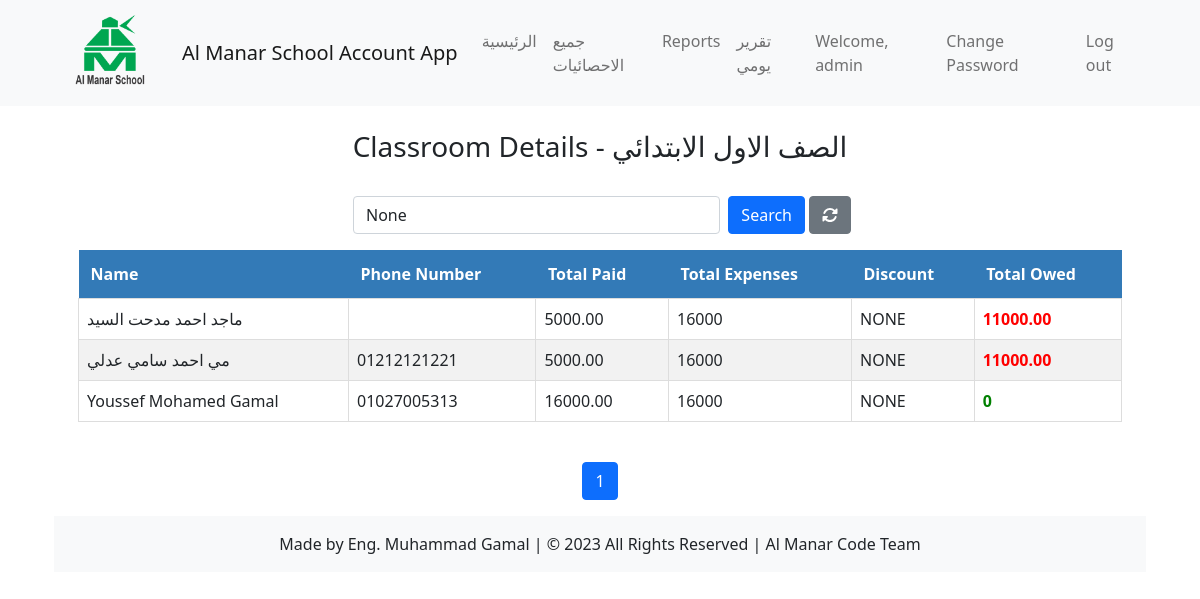
The app's page /students/classroom/6/ (signed in), older data.
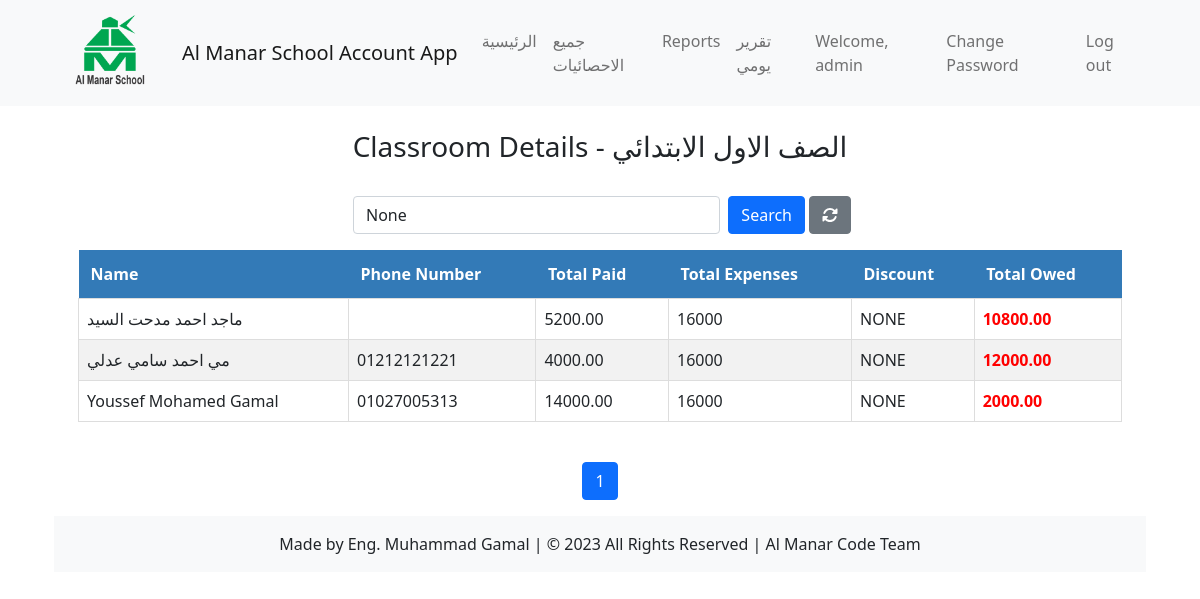
The same page, newer data.
### students/models.py (models this page shows, shortened)
class Student(models.Model):
    GENDER_CHOICES = (
        ('', '---------'),
        ('M', 'Male'),
        ('F', 'Female'),
    )
    DISCOUNT_CHOICES = (
        ('NONE', 'No Discount'),
        ('CHAIRMAN', 'Chairman of the Board Discount'),
        ('VICE_CHAIRMAN', 'Vice Chairman of the Board Discount'),
        ('EMPLOYEE_CHILD', 'Employee Child Discount'),
        ('ARMED_FORCES', 'Armed Forces Discount'),
    )
    name = models.CharField(max_length=50)
    national_number = models.IntegerField(unique=True)
    age = models.IntegerField()
    gender = models.CharField(max_length=1, choices=GENDER_CHOICES)
    date_of_birth = models.DateField()
    academic_year = models.ForeignKey(AcademicYear, on_delete=models.CASCADE, default=timezone.now, null=True, blank=True)
    classroom = models.ManyToManyField(Classroom)
    total_payments = models.DecimalField(max_digits=8, decimal_places=2, default=0, null=True, blank=True)
    total_owed = models.DecimalField(max_digits=8, decimal_places=2, default=0, null=True, blank=True)
    phone_number = models.CharField(max_length=20, default='')
    discount = models.CharField(max_length=20, choices=DISCOUNT_CHOICES, default='NONE')
    def get_discounted_amount(self):
        if self.discount == 'CHAIRMAN':
            return 5000  # Deduct L.E 5000 for Chairman discount
        elif self.discount == 'VICE_CHAIRMAN':
            return 3000  # Deduct L.E 3000 for Vice Chairman discount
        elif self.discount == 'EMPLOYEE_CHILD':
            return 4000  # Deduct L.E 4000 for Employee Child discount
        elif self.discount == 'ARMED_FORCES':
            return 2000  # Deduct L.E 2000 for Armed Forces discount
        else:
            return 0

### students/views.py (the view)
# urls.py: path('classroom/<int:classroom_id>/', views.classroom_details, name='classroom_details'),
@never_cache
@login_required
def classroom_details(request, classroom_id):
    classroom = Classroom.objects.get(id=classroom_id)
    expenses = Expense.objects.filter(classroom=classroom)
    total_expenses = expenses.aggregate(total_expenses=Sum('amount'))['total_expenses'] or Decimal(0)
    search_query = request.GET.get('search')
    students = classroom.student_set.all()
    if search_query:
        students = students.filter(Q(name__icontains=search_query) | Q(national_number__icontains=search_query))
    if request.method == 'POST':
        total_owed = request.POST.get('is_paid')
        if total_owed == 'paid':
            students = students.filter(total_owed=Decimal(0))
        elif total_owed == 'unpaid':
            students = students.filter(total_owed__gt=Decimal(0))
    for student in students:
        total_paid = student.total_payments or Decimal(0)
        discount = student.get_discounted_amount()
        student.total_owed = total_expenses - total_paid - discount
        student.is_paid = True if student.total_owed == Decimal(0) else False
    is_paid = request.GET.get('is_paid')
    if is_paid == '0':
        students = students.filter(total_owed__gt=Decimal(0))
    elif is_paid == '1':
        students = students.filter(total_owed=Decimal(0))
    paginator = Paginator(students, 10)
    page_number = request.GET.get('page')
    page_obj = paginator.get_page(page_number)
    context = {
        'classroom': classroom,
        'page_obj': page_obj,
        'search_query': search_query,
        'total_expenses': total_expenses,
        'is_paid': is_paid,
    }
    return render(request, 'students/classroom_details.html', context)

### students/templates/students/classroom_details.html (shortened to what this page needs)
{% extends 'students/base/administration_navbar.html' %}
{% block content %}
  <h3  class="text-center" >Classroom Details - {{ classroom.name }}</h3>
    <br>
  <div class="container">
    <div class="row mb-3 ">
      <div class="col-md-6 mx-auto">
        <form method="GET" action="{% url 'students:classroom_details' classroom.id %}" class="d-flex">
          <input type="text" name="search" class="form-control me-2" placeholder="Search students" value="{{ search_query }}">
          <button type="submit" class="btn btn-primary">Search</button>
          <a href="{% url 'students:classroom_details' classroom.id  %}" class="btn btn-secondary ms-1" title="Refresh">
            <i class="fas fa-sync-alt"></i>
            </a>
        </form>
      </div>
    </div>
  <div id="printable-table">
    <table>
      <thead>
        <tr>
          <th>Name</th>
          <th>Phone Number</th>
          <th>Total Paid</th>
          <th>Total Expenses</th>
          <th>Discount</th>
          <th>Total Owed</th>
        </tr>
      </thead>
      <tbody>
        {% for student in page_obj %}
          <tr>
            <td>{{ student.name }}</td>
            <td>{{ student.phone_number }}</td>
            <td>{{ student.total_payments }}</td>
            <td>{{ total_expenses }}</td>
            <td>{{ student.discount }}</td>
            <td>
              <strong style="color: {% if student.total_owed > 0 %}red{% elif student.total_owed < 0 %}green{% else %}green{% endif %}">
                {% if student.total_owed > 0 %}
                  {{ student.total_owed }}
                {% elif student.total_owed < 0 %}
                  Paid over
                  {{ student.total_owed }}
                {% else %}
                  0
                {% endif %}
              </strong>
            </td>
          </tr>
        {% empty %}
          <tr>
            <td colspan="6">No students found.</td>
          </tr>
        {% endfor %}
      </tbody>
    </table>
    <br>
    <nav aria-label="Page navigation">
      <ul class="pagination justify-content-center">
        <li class="page-item active" aria-current="page">
          <span class="page-link">{{ page_obj.number }}</span>
        </li>
      </ul>
    </nav>
  </div>
{% endblock %}

Row changes from the older to the newer data that the page shows:
changed Student "ماجد احمد مدحت السيد": total_payments "5000.00" → "5200.00"; total_owed "11000.00" → "10800.00"
changed Student "مي احمد سامي عدلي": total_payments "5000.00" → "4000.00"; total_owed "11000.00" → "12000.00"
changed Student "Youssef Mohamed Gamal": total_payments "16000.00" → "14000.00"; total_owed (not shown) → "2000.00"; no longer shows "0"
